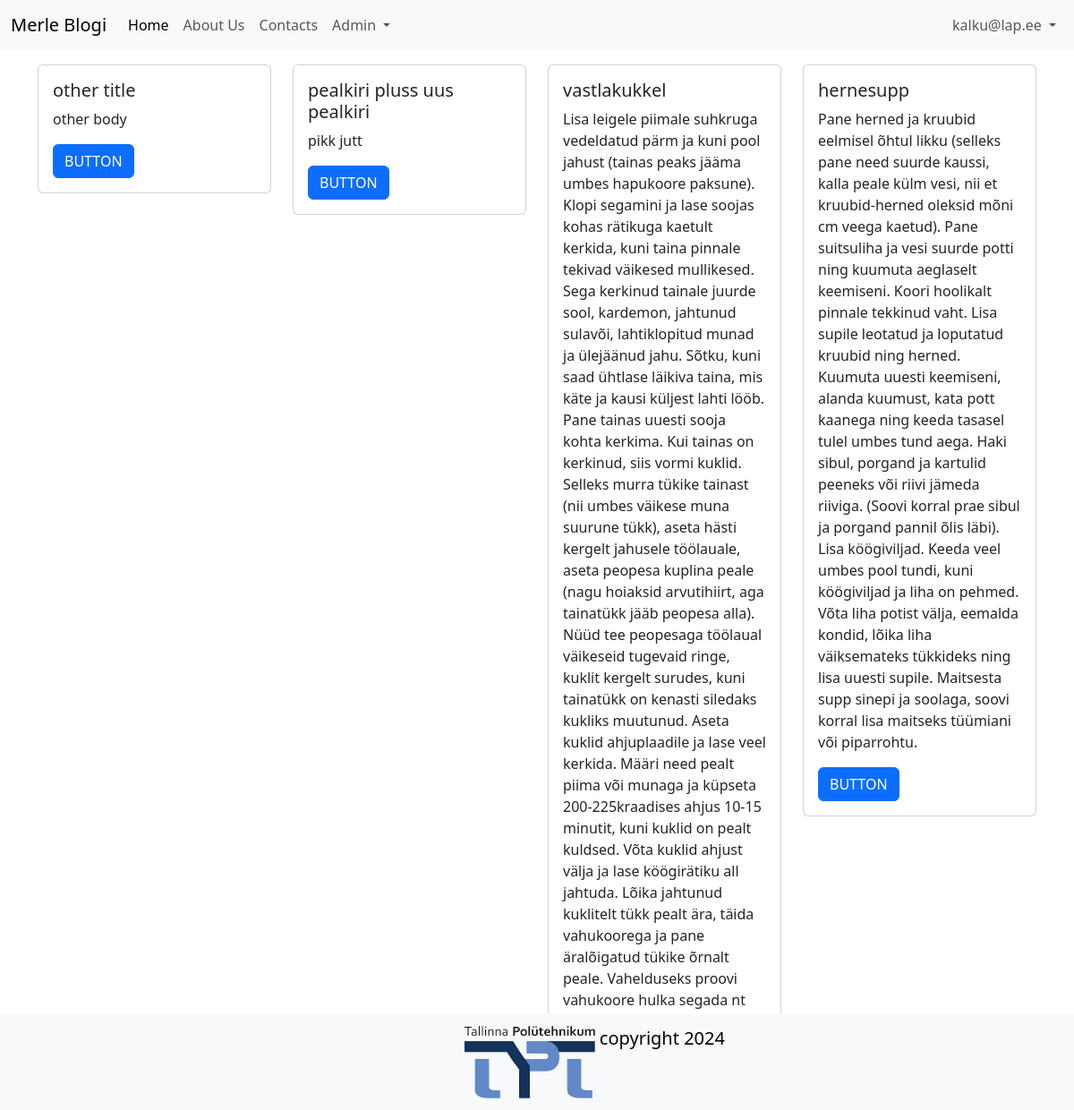
Screenshot of / (signed in) with the database file from the repository.
### tables this page shows
CREATE TABLE users
(
    id       integer
        constraint users_pk
            primary key autoincrement,
    email    text not null
        constraint users_pk2
            unique,
    password text not null
);

CREATE TABLE "articles"
(
    id    integer
        constraint articles_pk
            primary key autoincrement,
    title text not null,
    body  text
);

### src/Controllers/PublicController.php (called while the page is built, shortened)
<?php
class PublicController {
    public function index(){
        $articles = Article::all();
        include 'views/index.php';
    }
}

### src/DB.php (called while the page is built, shortened)
<?php
class DB {
    public $conn;
    public function __construct()
    {
        try {
            $this->conn = new PDO("sqlite:" . __DIR__ . "/../db.sqlite");
            $this->conn->setAttribute(PDO::ATTR_ERRMODE, PDO::ERRMODE_EXCEPTION);
        } catch(PDOException $e) {
            echo "Connection failed: " . $e->getMessage();
          }
    }
    public function all($table, $class){
        $stmt = $this->conn->prepare("SELECT * FROM $table");
        $stmt->execute();
        $stmt->setFetchMode(PDO::FETCH_CLASS, $class);
        return $stmt->fetchAll();
    }
    public function find($table, $class, $id){
        $stmt = $this->conn->prepare("SELECT * FROM $table WHERE id=$id");
        $stmt->execute();
        $stmt->setFetchMode(PDO::FETCH_CLASS, $class);
        return $stmt->fetch();
    }
}

### src/Models/Model.php (called while the page is built, shortened)
<?php
class Model {
    public static $table;
    public static function all(){
        $db = new DB();
        return $db->all(static::$table, static::class);
    }
    public static function find($id) {
        $db = new DB();
        return $db ->find(static::$table, static::class, $id);
    }
}

### src/Models/User.php (called while the page is built, shortened)
<?php
class User extends Model{
    public static function auth() {
        if(isset($_SESSION['user_id'])) {
            return User::find($_SESSION['user_id']);
        }
            return null;
    }
}

### helpers.php (called while the page is built, shortened)
<?php
function auth(){
    return User::auth();
}

### views/index.php (the view)
<?php include 'partials/header.php' ?>
    <div class="row">
        <?php foreach($articles as $article): ?>
            <div class="col-3 my-3">
                <div class="card">
                    <div class="card-body">
                        <h5 class="card-title"><?=$article->title?></h5>
                        <p class="card-text"><?=$article->body?></p>
                        <a href="#" class="btn btn-primary">BUTTON</a>
                    </div>
                </div>
            </div>
        <?php endforeach; ?>
    </div>
<?php include 'partials/footer.php' ?>

### views/partials/nav.php (shortened to what this page needs)
<nav class="navbar navbar-expand-lg bg-body-tertiary">
  <div class="container-fluid">
    <a class="navbar-brand" href="/">Merle Blogi</a>
    <div class="collapse navbar-collapse justify-content-between" id="navbarNav">
      <ul class="navbar-nav">
        <li class="nav-item">
          <a class="nav-link active" aria-current="page" href="/">Home</a>
        </li>
        <li class="nav-item">
          <a class="nav-link" href="/about">About Us</a>
        </li>
        <li class="nav-item">
          <a class="nav-link" href="/contacts">Contacts</a>
        </li>
        <?php if(auth()): ?>
        <li class="nav-item dropdown">
          <a class="nav-link dropdown-toggle" href="#" role="button" data-bs-toggle="dropdown" aria-expanded="false">
            Admin
          </a>
        </li>
        <?php endif ?>
      </ul>
      <ul class="navbar-nav">
        <?php if(auth()): ?>
          <li class="nav-item dropdown">
            <a class="nav-link dropdown-toggle" href="#" role="button" data-bs-toggle="dropdown" aria-expanded="false">
            <?=auth()->email?>
            </a>
        </li>
        <?php endif ?>
    </ul>
    </div>
  </div>
</nav>

### rows the page displays
users: email "kalku@lap.ee"
articles: title "other title", body "other body"
articles: title "pealkiri pluss uus pealkiri", body "pikk jutt"
articles: title "vastlakukkel", body "Lisa leigele piimale suhkruga vedeldatud pärm ja kuni pool jahust (tainas peaks jääma umbes hapukoore paksune). Klopi segamini ja lase soojas kohas rätikuga kaetult kerkida, kuni taina pinnale tekivad väikesed mullikesed. Sega kerkinud tainale juurde sool, kardemon, jahtunud sulavõi, lahtiklopitud munad ja ülejäänud jahu. Sõtku, kuni saad ühtlase läikiva taina, mis käte ja kausi küljest lahti lööb. Pane tainas uuesti sooja kohta kerkima. Kui tainas on kerkinud, siis vormi kuklid. Selleks murra tükike tainast (nii umbes väikese muna suurune tükk), aseta hästi kergelt jahusele töölauale, aseta peopesa kuplina peale (nagu hoiaksid arvutihiirt, aga tainatükk jääb peopesa alla). Nüüd tee…"
articles: title "hernesupp", body "Pane herned ja kruubid eelmisel õhtul likku (selleks pane need suurde kaussi, kalla peale külm vesi, nii et kruubid-herned oleksid mõni cm veega kaetud). Pane suitsuliha ja vesi suurde potti ning kuumuta aeglaselt keemiseni. Koori hoolikalt pinnale tekkinud vaht. Lisa supile leotatud ja loputatud kruubid ning herned. Kuumuta uuesti keemiseni, alanda kuumust, kata pott kaanega ning keeda tasasel tulel umbes tund aega. Haki sibul, porgand ja kartulid peeneks või riivi jämeda riiviga. (Soovi korral prae sibul ja porgand pannil õlis läbi). Lisa köögiviljad. Keeda veel umbes pool tundi, kuni köögiviljad ja liha on pehmed. Võta liha potist välja, eemalda kondid, lõika liha väiksemateks tükkideks…"
